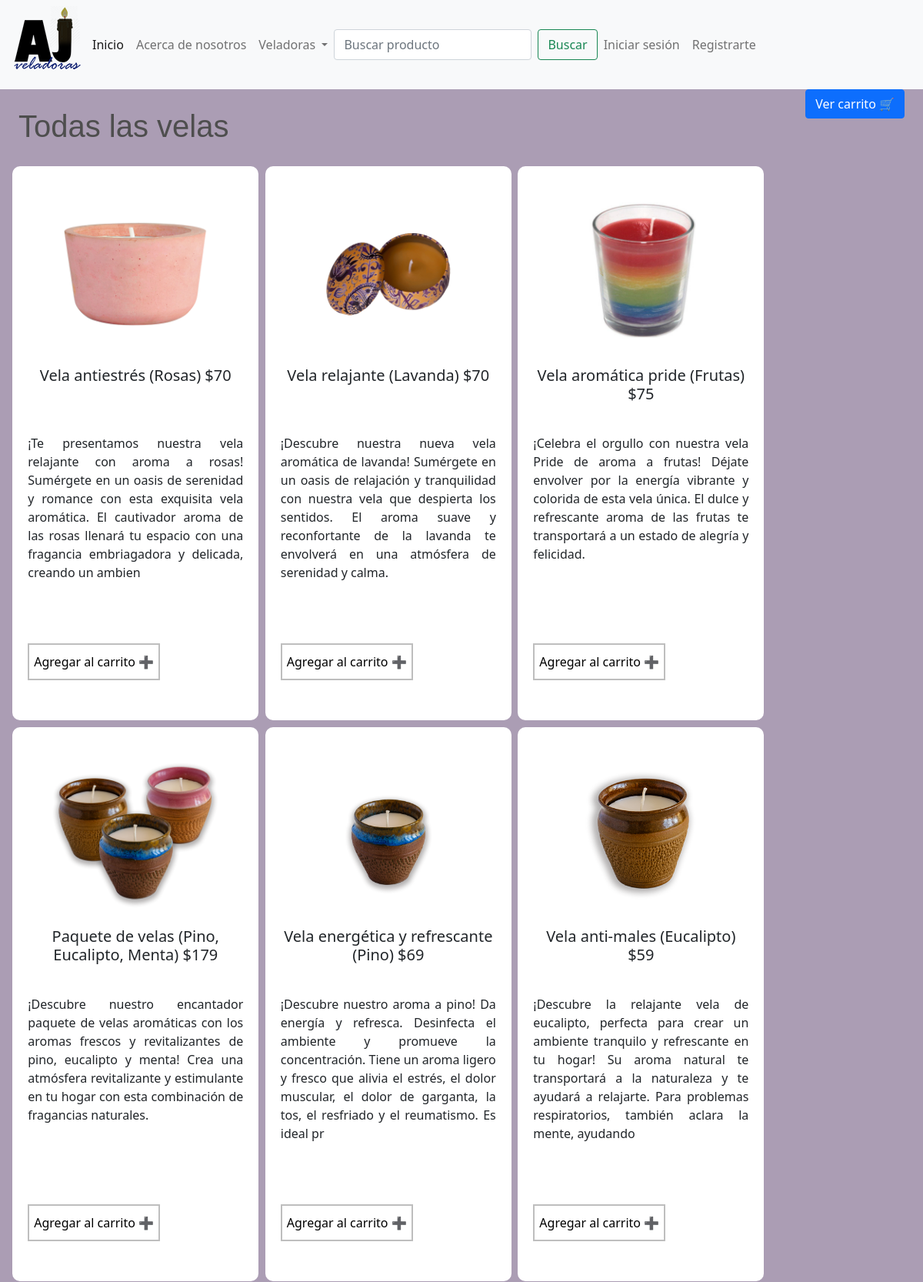
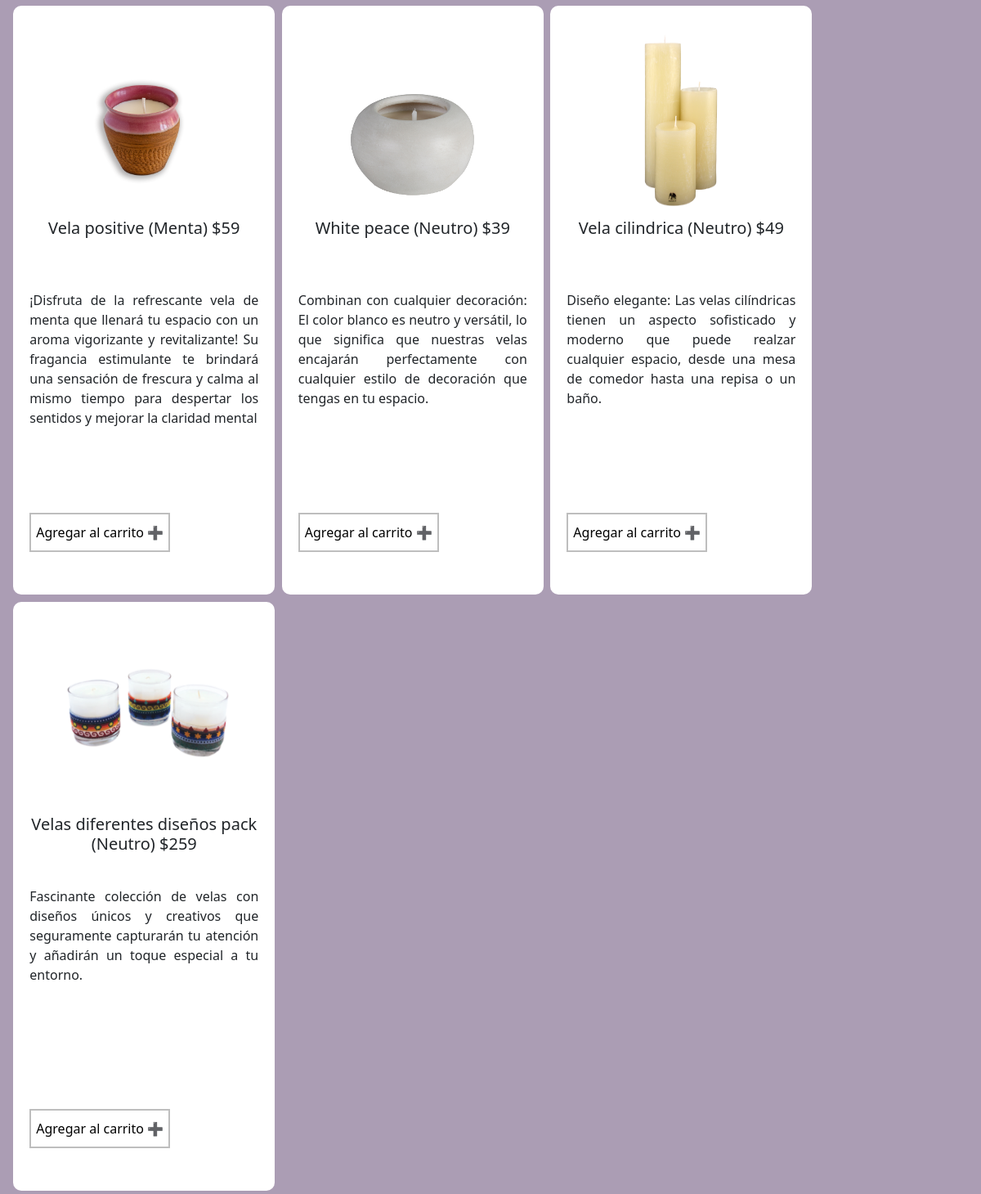
Screenshot of /menu-all.php with the database file from the repository (2 pictures, top to bottom).
### tables this page shows
CREATE TABLE IF NOT EXISTS `productos` (
  `id` int NOT NULL AUTO_INCREMENT,
  `item_name` varchar(250) NOT NULL,
  `item_odor` varchar(250) NOT NULL,
  `item_type` varchar(250) NOT NULL,
  `price` float NOT NULL,
  `description` varchar(250) NOT NULL,
  `image` varchar(250) NOT NULL,
  PRIMARY KEY (`id`)
);

### menu-all.php (the view, shortened to what this page needs)
<!DOCTYPE html>
<html lang="en">
<head>
    <link href="https://cdn.jsdelivr.net/npm/bootstrap@5.0.2/dist/css/bootstrap.min.css" rel="stylesheet">
    <link rel="stylesheet" href="css/styles.css">
</head>
<body>
    <?php
        include 'layouts/nav.php';
    ?>
    <form class="form-cart" target="paypal" action="https://www.paypal.com/cgi-bin/webscr" method="post">
        <input class="btn btn-primary" type="submit" value="Ver carrito &#128722;">
    </form>
    <h1 class="candle-type-tittle">Todas las velas</h1>
    <?php
        include('connection.php');
        $consul = "SELECT * FROM productos";
        $resul = mysqli_query($connection, $consul) or die ("Algo salio mal");
        while($column = mysqli_fetch_array($resul)){
            echo "<div class=item-area>";
                echo "<div class=candles-area>";
                    echo "<img class=candle-img src=images/".$column['image'].">";
                    echo "<div>";
                        echo "<h5 class=card-title>".$column['item_name']." (".$column['item_odor'].") $".$column['price']."</h5>";
                        echo "<p class=card-text>".$column['description']."</p>";
                        echo "<form style=margin-top: 5px target=paypal action=https://www.paypal.com/cgi-bin/webscr method=post>";
                            echo "<button class=button type=submit>Agregar al carrito &#10133;</button>";
                        echo "</form>";
                    echo "</div>";
                echo "</div>";
            echo "</div>";
        }
    ?>
</body>
</html>

### css/styles.css (style rules this page uses)
.home-body { background-color: rgb(171, 157, 180); }
.candle-type-tittle { text-align: left; margin-top: 2%; margin-bottom: 2%; margin-left: 2%; color: rgb(78, 78, 78); font-family: sans-serif; }
.item-area { margin-left: 1%; margin-right: 10%; }
.candles-area { border-radius: 10px 10px 10px 10px; background-color: white; width: 20rem; height: 45rem; text-align: justify; margin: 0.4%; float: left; padding: 20px; }
.candle-img { height: 15rem; width: 15rem; display: block; margin: auto; }
.form-cart { float: right; margin-right: 2%; }
.card-title { text-align: center; height: 5rem; }
.card-text { height: 16rem; }
.button { border: solid 2px rgb(190, 190, 190); background-color: white; height: 3rem; }

### rows the page displays
productos: image (picture), item_name "Vela antiestrés", item_odor "Rosas", price "70", description "¡Te presentamos nuestra vela relajante con aroma a rosas! Sumérgete en un oasis de serenidad y romance con esta exquisita vela aromática. El cautivador aroma de las rosas llenará tu espacio con una fragancia embriagadora y delicada, creando un ambien"
productos: image (picture), item_name "Vela relajante", item_odor "Lavanda", price "70", description "¡Descubre nuestra nueva vela aromática de lavanda! Sumérgete en un oasis de relajación y tranquilidad con nuestra vela que despierta los sentidos. El aroma suave y reconfortante de la lavanda te envolverá en una atmósfera de serenidad y calma."
productos: image (picture), item_name "Vela aromática pride", item_odor "Frutas", price "75", description "¡Celebra el orgullo con nuestra vela Pride de aroma a frutas! Déjate envolver por la energía vibrante y colorida de esta vela única. El dulce y refrescante aroma de las frutas te transportará a un estado de alegría y felicidad."
productos: image (picture), item_name "Paquete de velas", item_odor "Pino, Eucalipto, Menta", price "179", description "¡Descubre nuestro encantador paquete de velas aromáticas con los aromas frescos y revitalizantes de pino, eucalipto y menta! Crea una atmósfera revitalizante y estimulante en tu hogar con esta combinación de fragancias naturales."
productos: image (picture), item_name "Vela energética y refrescante", item_odor "Pino", price "69", description "¡Descubre nuestro aroma a pino! Da energía y refresca. Desinfecta el ambiente y promueve la concentración. Tiene un aroma ligero y fresco que alivia el estrés, el dolor muscular, el dolor de garganta, la tos, el resfriado y el reumatismo. Es ideal pr"
productos: image (picture), item_name "Vela anti-males", item_odor "Eucalipto", price "59", description "¡Descubre la relajante vela de eucalipto, perfecta para crear un ambiente tranquilo y refrescante en tu hogar! Su aroma natural te transportará a la naturaleza y te ayudará a relajarte. Para problemas respiratorios, también aclara la mente, ayudando"
productos: image (picture), item_name "Vela positive", item_odor "Menta", price "59", description "¡Disfruta de la refrescante vela de menta que llenará tu espacio con un aroma vigorizante y revitalizante! Su fragancia estimulante te brindará una sensación de frescura y calma al mismo tiempo para despertar los sentidos y mejorar la claridad mental"
productos: image (picture), item_name "White peace", item_odor "Neutro", price "39", description "Combinan con cualquier decoración: El color blanco es neutro y versátil, lo que significa que nuestras velas encajarán perfectamente con cualquier estilo de decoración que tengas en tu espacio."
productos: image (picture), item_name "Vela cilindrica", item_odor "Neutro", price "49", description "Diseño elegante: Las velas cilíndricas tienen un aspecto sofisticado y moderno que puede realzar cualquier espacio, desde una mesa de comedor hasta una repisa o un baño."
productos: image (picture), item_name "Velas diferentes diseños pack", item_odor "Neutro", price "259", description "Fascinante colección de velas con diseños únicos y creativos que seguramente capturarán tu atención y añadirán un toque especial a tu entorno."
